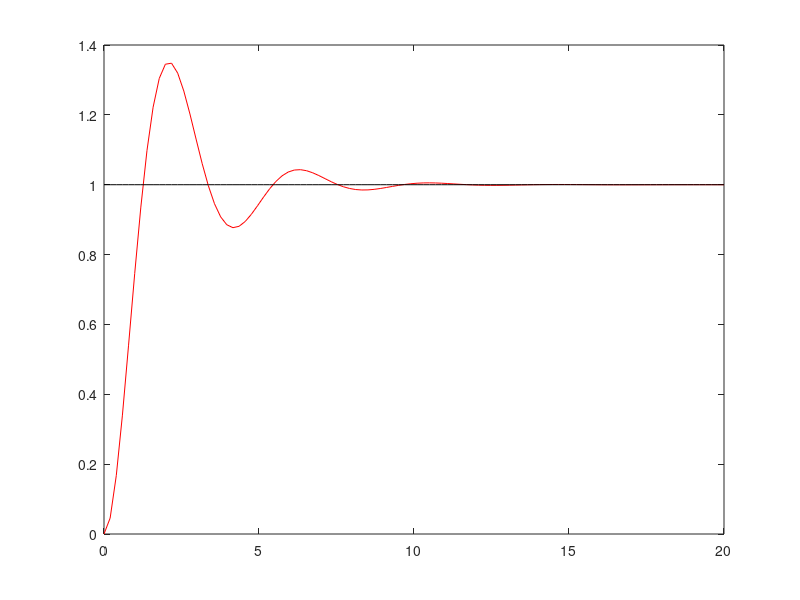

Source code (MATLAB): (Note: this script raises an error after producing the figure.)
s = tf('s');
G2 = (2.5)/(s^2 + s + 2.5)
title('Resposta ao Degrau');
xlabel('Tempo');
ylabel('Saída');
grid on;
[y_temp, t_temp] = step(G2);
plot(t_temp, y_temp, 'r');
hold on;
plot(t_temp, ones(size(t_temp)), 'k');
p = pole(G2)

% Sistema discretizado usando a transformação Z (Tustin)
syms z;
Ts = 0.1;  % Intervalo de amostragem
sys_disc = c2d(G2, Ts, 'tustin')

% Vetor de tempo discreto
duration = 12;           % Duração da simulação em segundos
Ts = 0.1;
Fs = 1/Ts;               % Frequência de amostragem em Hz
num_samples = duration * Fs; % Número total de amostras
time = 0:Ts:duration;

% Calcule a resposta ao degrau
step_response = step(sys_disc, time);
% Plote a resposta ao degrau
plot(time, step_response, 'b');
legend(["Sistema contínuo", "","Sistema discreto"]);
legend("Position", [0.56902,0.1594,0.30317,0.13624]);

% Plot da resposta
%stem(t, y);
xlabel('Tempo (s)');
ylabel('Saída y(t)');
title('Resposta do sistema à entrada degrau');
grid on;